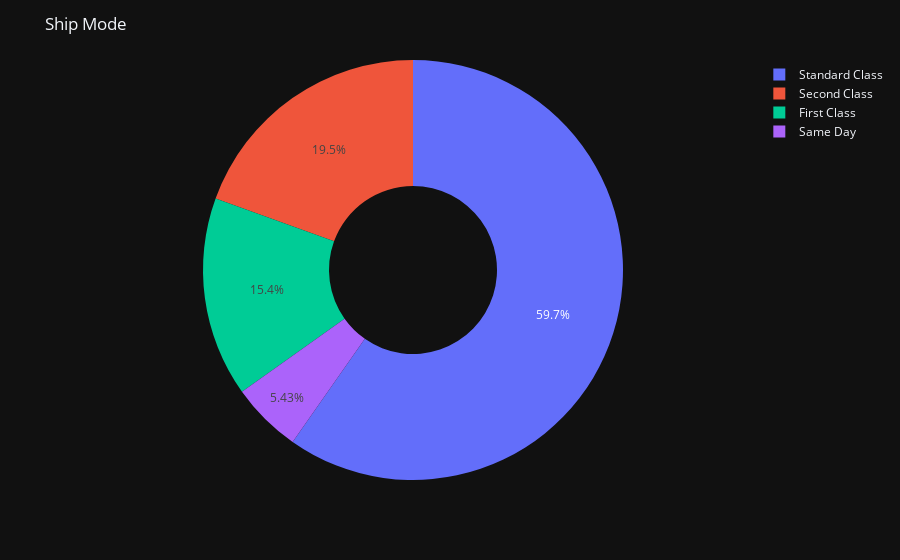
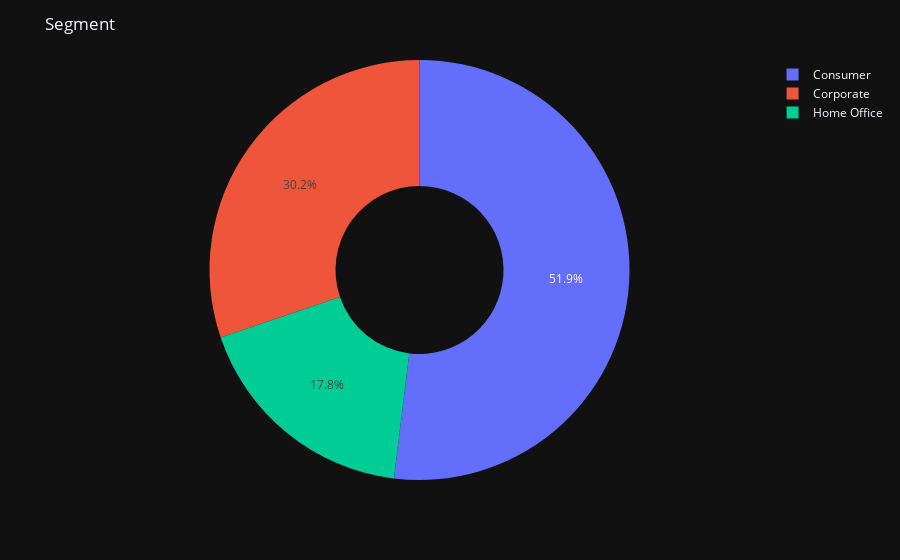
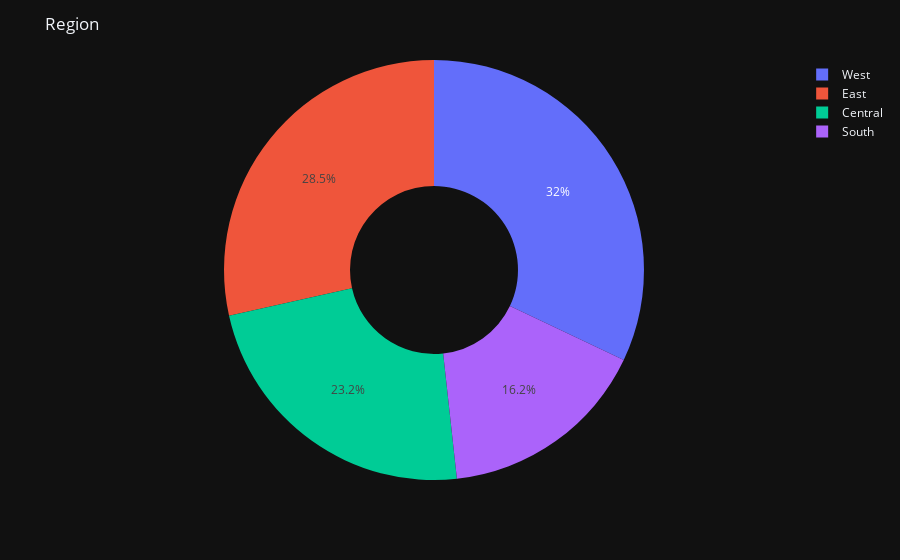
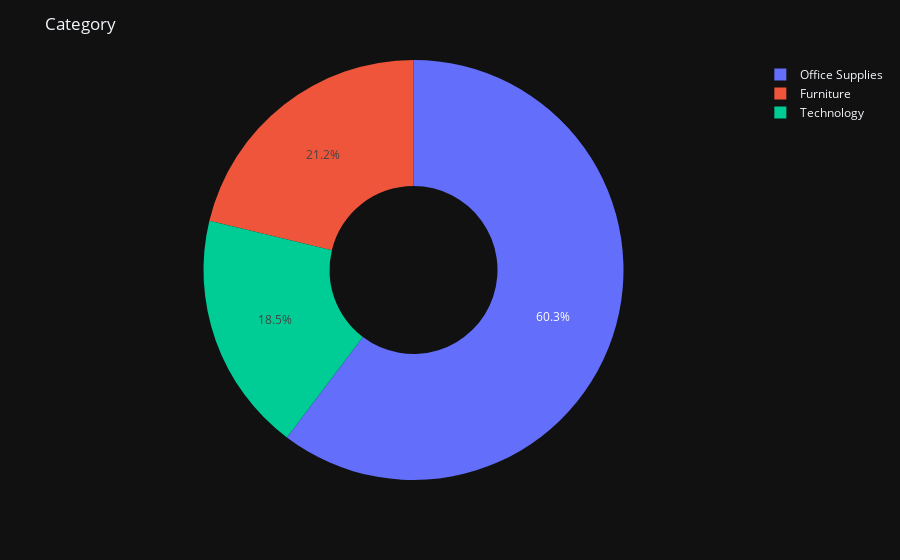

Source (notebook cell) for these figures, in order:
### Code cell
pie_chart(['Ship Mode', 'Segment', 'Region', 'Category', 'Sub-Category'])

### Figure 1 — Plotly figure (JSON) as saved in the notebook; plotly's stock layout.template omitted (floating-point values rounded to 4 significant figures)
{"data": [{"domain": {"x": [0, 1], "y": [0, 1]}, "hole": 0.4, "hovertemplate": "%{label}: %{value}", "labels": ["Standard Class", "Second Class", "First Class", "Same Day"], "legendgroup": "", "name": "", "showlegend": true, "type": "pie", "values": [5968, 1945, 1538, 543]}], "layout": {"hoverlabel": {"font": {"family": "Helvetica", "size": 28}}, "legend": {"tracegroupgap": 0}, "margin": {"t": 60}, "title": {"text": "Ship Mode"}}}

### Figure 2 — Plotly figure (JSON) as saved in the notebook; plotly's stock layout.template omitted (floating-point values rounded to 4 significant figures)
{"data": [{"domain": {"x": [0, 1], "y": [0, 1]}, "hole": 0.4, "hovertemplate": "%{label}: %{value}", "labels": ["Consumer", "Corporate", "Home Office"], "legendgroup": "", "name": "", "showlegend": true, "type": "pie", "values": [5191, 3020, 1783]}], "layout": {"hoverlabel": {"font": {"family": "Helvetica", "size": 28}}, "legend": {"tracegroupgap": 0}, "margin": {"t": 60}, "title": {"text": "Segment"}}}

### Figure 3 — Plotly figure (JSON) as saved in the notebook; plotly's stock layout.template omitted (floating-point values rounded to 4 significant figures)
{"data": [{"domain": {"x": [0, 1], "y": [0, 1]}, "hole": 0.4, "hovertemplate": "%{label}: %{value}", "labels": ["West", "East", "Central", "South"], "legendgroup": "", "name": "", "showlegend": true, "type": "pie", "values": [3203, 2848, 2323, 1620]}], "layout": {"hoverlabel": {"font": {"family": "Helvetica", "size": 28}}, "legend": {"tracegroupgap": 0}, "margin": {"t": 60}, "title": {"text": "Region"}}}

### Figure 4 — Plotly figure (JSON) as saved in the notebook; plotly's stock layout.template omitted (floating-point values rounded to 4 significant figures)
{"data": [{"domain": {"x": [0, 1], "y": [0, 1]}, "hole": 0.4, "hovertemplate": "%{label}: %{value}", "labels": ["Office Supplies", "Furniture", "Technology"], "legendgroup": "", "name": "", "showlegend": true, "type": "pie", "values": [6026, 2121, 1847]}], "layout": {"hoverlabel": {"font": {"family": "Helvetica", "size": 28}}, "legend": {"tracegroupgap": 0}, "margin": {"t": 60}, "title": {"text": "Category"}}}
